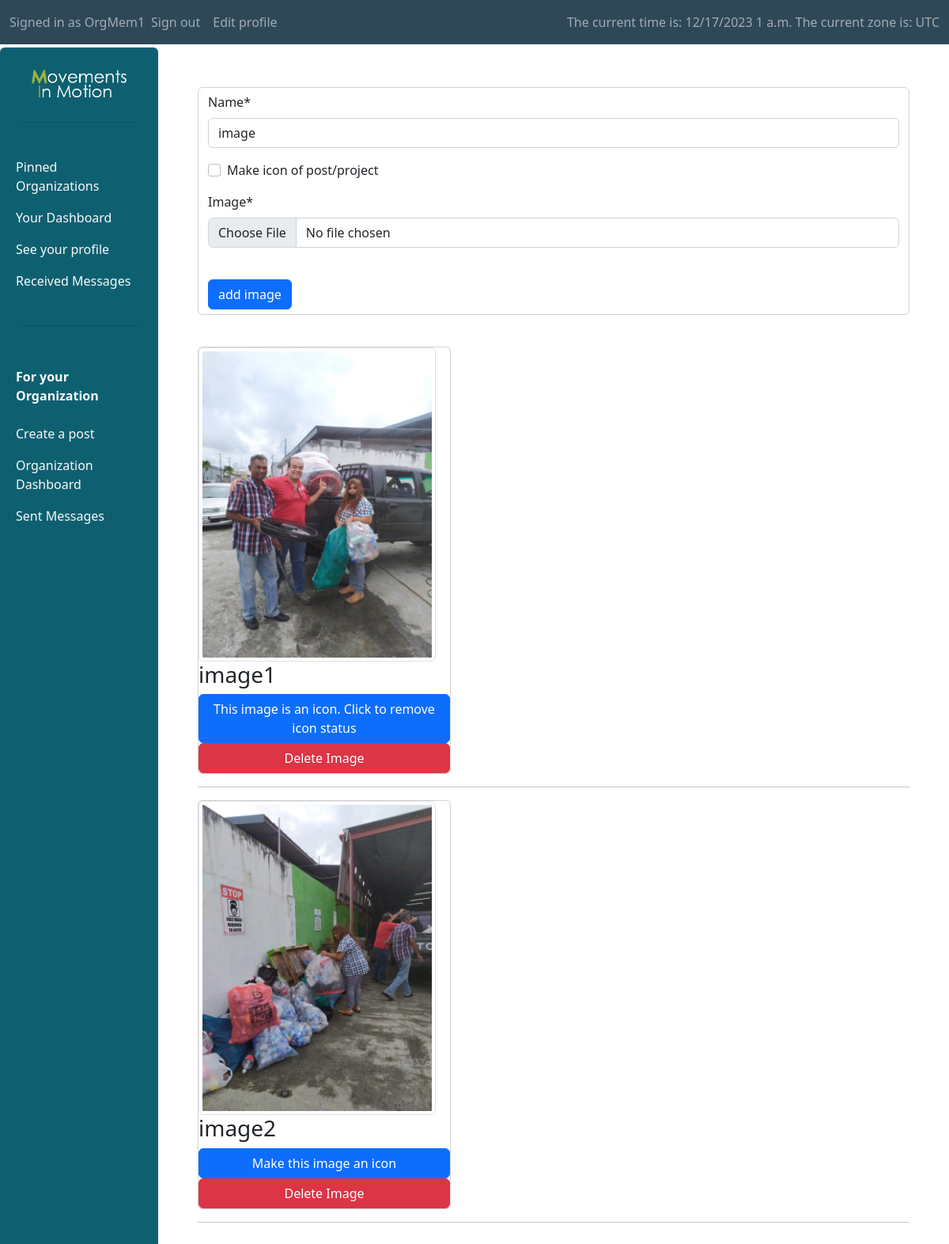
The app's page /Forum/manage_imgs/35 (signed in) with its own data.
### Forum/models.py (models this page shows, shortened)
class PostImage(models.Model):
    image = models.ImageField(upload_to='post_images', default='default.png', blank=False)
    name = models.CharField(max_length=100, default="image")
    is_icon = models.BooleanField(default=False, null=False, blank=False, verbose_name="Make icon of post/project")
    post = models.ForeignKey(Post, on_delete=models.CASCADE, related_name='related_images')

### Forum/views.py (the view)
# urls.py: path("manage_imgs/<int:post_pk>", permission_required("Forum.can_post")(views.ManagePostImgsView.as_view()), name="manage_imgs"),
class ManagePostImgsView(ListView):
    model = PostImage
    template_name = "Forum/mngmt_pages/mng_post_imgs.html"
    def get_queryset(self, *args, **kwargs):
        queryset = super(ManagePostImgsView, self).get_queryset(*args, **kwargs)
        current_post = Post.objects.get(pk=self.kwargs['post_pk'])
        return queryset.filter(post=current_post)
    def get_context_data(self, **kwargs):
        context = super().get_context_data(**kwargs)
        context['image_form'] = ImageForm()
        context['post_pk'] = self.kwargs['post_pk']
        return context

### Forum/forms.py
class ImageForm(ModelForm):
    class Meta:
        model = PostImage
        fields = ['name', 'is_icon', 'image']

### Forum/templates/Forum/mngmt_pages/mng_post_imgs.html (shortened to what this page needs)
{% extends "Forum/layouts/sidebar_layout.html" %}
{% load static %}
{% load crispy_forms_tags %}
{% block body %}
    <div>
        <form class="form-control mb-3" action="{% url 'change_imgs' post_pk=post_pk %}" method="post" enctype="multipart/form-data">
            {{ image_form|crispy }}
            <br>
            <input class="btn btn-primary" type="submit" value="add image">
        </form>
    </div>
    <br>
    <div>
        <div class="row row-cols-1 row-cols-md-2 g-4">
            {% for image in postimage_list %}
            <div id="img-{{image.id}}-div">
            <div class="col">
                <div class="card" style="width: 20rem;">
                    <img src="{{ image.image.url }}" class="img-thumbnail" width="300px" alt="{{ image.image }}">
                    <h3 class="card-title">{{ image.name }}</h3>
                    {% if image.is_icon %}
                        <button type="button" class="btn btn-primary" id="toggle-img-{{image.pk}}-isicon" onclick="toggle_icon(this, {{ image.pk }})" value="true">This image is an icon. Click to remove icon status</button>
                    {% else %}
                        <button type="button" class="btn btn-primary"  id="toggle-img-{{image.pk}}-isicon" onclick="toggle_icon(this, {{ image.pk }})" value="false">Make this image an icon</button>
                    {% endif %}
                    <button type="button" class="btn btn-danger" id="delete-img-{{image.pk}}-btn" onclick="delete_image({{image.pk}})">Delete Image</button>
                </div>
            </div>
            </div>
        </div>
        <hr>
        {% empty %}
            <div class="mx-auto" style="width: 50%;" align="center">
                <img src="{% static 'Forum/media/util/empty.png' %}" class="img-fluid" alt="Home">
                <hr>
                <h2>This post currently has no images</h2>
            </div>
        {% endfor %}
    </div>
{% endblock %}

### Forum/templates/Forum/layouts/sidebar_layout.html (shortened to what this page needs)
<!DOCTYPE html>
<html lang="en">
    <head>
        {% load static %}
        {% load crispy_forms_tags %}
        <link href="https://cdn.jsdelivr.net/npm/bootstrap@5.2.3/dist/css/bootstrap.min.css" rel="stylesheet">
        <link rel="stylesheet" href="{% static 'Forum/style/stylesheet.scss' %}">
    </head>
    <body>
    <nav class="navbar navbar-expand-md fixed-top navbar-dark" style="background-color: #2F4858;">
        {% load tz %}
        {% get_current_timezone as TIME_ZONE %}
        <div id = "topbar" class="container-fluid">
            <div class="collapse navbar-collapse">
                <div class="navbar-nav">
                    {% if user.is_authenticated %}
                    <span class="navbar-text">
                        Signed in as {{ request.user.username }}
                    </span>
                    <a class="nav-link" href="{% url 'sign_out' %}">Sign out</a>
                    <a class="nav-link" href="{% url 'edit_profile' %}">Edit profile</a>
                    {% else %}
                    <a class="nav-link" href="{% url 'login' %}">Sign in</a>
                    <a class="nav-link" href="{% url 'sign_up' %}">Sign up</a>
                    {% endif %}
                </div>
            </div>
            <span class="navbar-text">
            The current time is:
            {% now "SHORT_DATETIME_FORMAT" %}
            The current zone is:
            {{ TIME_ZONE }}
            </span>
        </div>
    </nav>
        <div class="container-fluid" style="margin-top:60px">
        <div class = "row">
            <div id ="sidebar" class = "col-2 px-1 h-100 rounded position-fixed" style="background-color: #0E6070;">
                <div class="nav flex-column">
                    <div style="padding:20px">
                        <a class="nav-link link-light" href="{% url 'index' %}"><img src="{% static 'Forum/media/logos/logo_white.png' %}" class="img-fluid" alt="Home"></a>
                        <hr>
                    </div>
                    <ul class="nav nav-pills flex-column mb-auto">
                    {% if user.is_authenticated %}
                        <li class="nav-item"><a class="nav-link link-light" href="{% url 'pinned_view' %}">Pinned Organizations</a> </li>
                        <li class="nav-item"><a class="nav-link link-light" href="{% url 'your_project_view' %}">Your Dashboard</a></li>
                        <li class="nav-item"><a class="nav-link link-light" href="{% url 'profile_view' pk=user.pk %}">See your profile</a> </li>
                        <li class="nav-item"><a class="nav-link link-light" href="{% url 'received_messages' %}">Received Messages</a> </li>
                        {% if perms.Forum.can_post %}
                            <div style="padding:20px"><hr></div>
                            <b class="text-light m-3">For your Organization</b>
                            <li class="nav-item"><a class="nav-link link-light" href="{% url 'create_post' %}">Create a post</a></li>
                            <li class="nav-item"><a class="nav-link link-light" href="{% url 'manage_posts_view' %}">Organization Dashboard</a> </li>
                            <li class="nav-item"><a class="nav-link link-light" href="{% url 'sent_messages' %}">Sent Messages</a> </li>
                        {% endif %}
                    {% endif %}
                    </ul>
                </div>
            </div>
            <div id = "body" class = "col offset-2" style="padding:50px;">
                {% localtime on %}
                {% block body %}
                {% endblock %}
                {% endlocaltime %}
            </div>
        </div>
    </body>
</html>

### records on screen
PostImage: image (picture), name "image1"
PostImage: image (picture), name "image2"

### other values on screen
{{ request.user.username }} "OrgMem1"
{{ TIME_ZONE }} "UTC"
